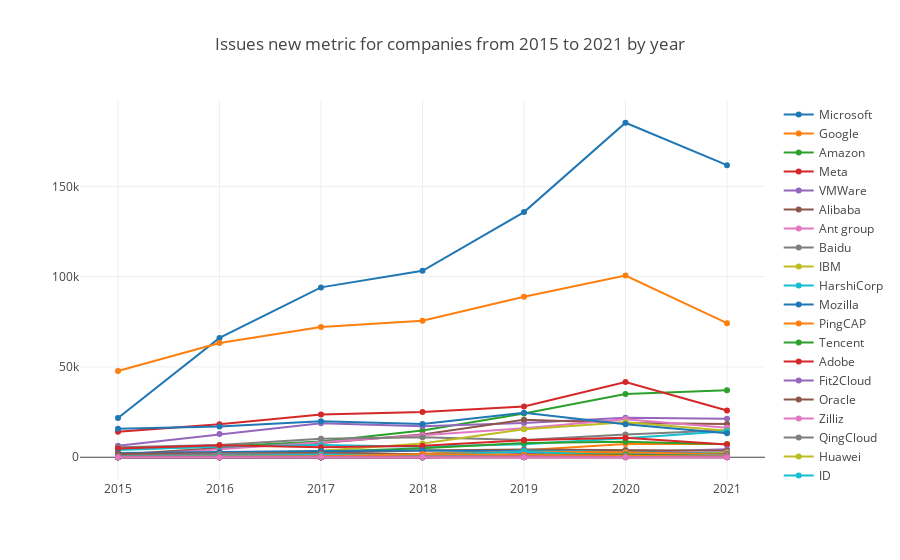

The notebook cell this image was saved under:
### Markdown cell above
#### Issues New

Issues new is a metric from CHAOSS, refer to https://chaoss.community/metric-issues-new/.

### Code cell
var startYear = 2015, startMonth = 1, endYear = 2021, endMonth = 12, x = [];
for (let y = startYear; y <= endYear; y++) x.push(`${y}`);
openDigger.metric.chaoss.issuesNew({ labelIntersect: ['Company'], startYear, startMonth, endYear, endMonth, groupBy: 'Company', groupTimeRange: 'year', limit: -1 }).then(data => {
    console.log(`Issues New metric ratio value for ${data[0].name} is ${JSON.stringify(data[0].ratio)}`);
    openDigger.render.plotly(data.filter(row => row.name != 'Others').map(row => {
        return {
            x,
            y: row.count,
            mode: 'scatter',
            name: row.name
        };
    }), {title: `Issues new metric for companies from ${startYear} to ${endYear} by year`, xaxis: {type: 'category'}});
});

### Figure 1 — Plotly figure (JSON) as saved in the notebook; plotly's stock layout.template omitted (floating-point values rounded to 4 significant figures)
{"data": [{"mode": "scatter", "name": "Microsoft", "x": ["2015", "2016", "2017", "2018", "2019", "2020", "2021"], "y": ["21689", "66085", "94056", "103244", "135740", "185216", "161742"]}, {"mode": "scatter", "name": "Google", "x": ["2015", "2016", "2017", "2018", "2019", "2020", "2021"], "y": ["47761", "63235", "72145", "75606", "88911", "100646", "74262"]}, {"mode": "scatter", "name": "Amazon", "x": ["2015", "2016", "2017", "2018", "2019", "2020", "2021"], "y": ["4400", "5971", "8670", "14785", "24284", "35067", "37047"]}, {"mode": "scatter", "name": "Meta", "x": ["2015", "2016", "2017", "2018", "2019", "2020", "2021"], "y": ["14152", "18226", "23732", "25058", "28068", "41604", "25865"]}, {"mode": "scatter", "name": "VMWare", "x": ["2015", "2016", "2017", "2018", "2019", "2020", "2021"], "y": ["6425", "12825", "18867", "17149", "18916", "21866", "21336"]}, {"mode": "scatter", "name": "Alibaba", "x": ["2015", "2016", "2017", "2018", "2019", "2020", "2021"], "y": ["1512", "5072", "7823", "12609", "20776", "18988", "18445"]}, {"mode": "scatter", "name": "Ant group", "x": ["2015", "2016", "2017", "2018", "2019", "2020", "2021"], "y": ["568", "4528", "8312", "12204", "16115", "21029", "16349"]}, {"mode": "scatter", "name": "Baidu", "x": ["2015", "2016", "2017", "2018", "2019", "2020", "2021"], "y": ["5560", "6821", "10222", "11136", "9595", "12571", "14901"]}, {"mode": "scatter", "name": "IBM", "x": ["2015", "2016", "2017", "2018", "2019", "2020", "2021"], "y": ["295", "1632", "3656", "7626", "15546", "19380", "14648"]}, {"mode": "scatter", "name": "HarshiCorp", "x": ["2015", "2016", "2017", "2018", "2019", "2020", "2021"], "y": ["4017", "5991", "6714", "5772", "7170", "10494", "14418"]}, {"mode": "scatter", "name": "Mozilla", "x": ["2015", "2016", "2017", "2018", "2019", "2020", "2021"], "y": ["15722", "16985", "19946", "18380", "24640", "18211", "13266"]}, {"mode": "scatter", "name": "PingCAP", "x": ["2015", "2016", "2017", "2018", "2019", "2020", "2021"], "y": ["220", "838", "1504", "1918", "3818", "7316", "7315"]}, {"mode": "scatter", "name": "Tencent", "x": ["2015", "2016", "2017", "2018", "2019", "2020", "2021"], "y": ["75", "699", "3008", "4939", "7850", "8534", "7173"]}, {"mode": "scatter", "name": "Adobe", "x": ["2015", "2016", "2017", "2018", "2019", "2020", "2021"], "y": ["4873", "6641", "5574", "6355", "9452", "10798", "7021"]}, {"mode": "scatter", "name": "Fit2Cloud", "x": ["2015", "2016", "2017", "2018", "2019", "2020", "2021"], "y": ["0", "149", "507", "835", "1128", "2739", "4394"]}, {"mode": "scatter", "name": "Oracle", "x": ["2015", "2016", "2017", "2018", "2019", "2020", "2021"], "y": ["917", "1215", "2436", "3735", "4223", "4012", "3605"]}, {"mode": "scatter", "name": "Zilliz", "x": ["2015", "2016", "2017", "2018", "2019", "2020", "2021"], "y": ["0", "0", "0", "0", "683", "1921", "2766"]}, {"mode": "scatter", "name": "QingCloud", "x": ["2015", "2016", "2017", "2018", "2019", "2020", "2021"], "y": ["1", "20", "172", "231", "1729", "2240", "2530"]}, {"mode": "scatter", "name": "Huawei", "x": ["2015", "2016", "2017", "2018", "2019", "2020", "2021"], "y": ["13", "40", "439", "332", "1294", "1693", "2318"]}, {"mode": "scatter", "name": "JD", "x": ["2015", "2016", "2017", "2018", "2019", "2020", "2021"], "y": ["0", "0", "9", "1712", "3709", "2750", "1850"]}, {"mode": "scatter", "name": "Netflix", "x": ["2015", "2016", "2017", "2018", "2019", "2020", "2021"], "y": ["2298", "2952", "3483", "3719", "3242", "2887", "1679"]}, {"mode": "scatter", "name": "Youzan", "x": ["2015", "2016", "2017", "2018", "2019", "2020", "2021"], "y": ["0", "28", "504", "1809", "3015", "2760", "1533"]}, {"mode": "scatter", "name": "ByteDance", "x": ["2015", "2016", "2017", "2018", "2019", "2020", "2021"], "y": ["0", "15", "0", "43", "305", "645", "1466"]}, {"mode": "scatter", "name": "Vesoft", "x": ["2015", "2016", "2017", "2018", "2019", "2020", "2021"], "y": ["0", "0", "0", "0", "448", "541", "1377"]}, {"mode": "scatter", "name": "Didi", "x": ["2015", "2016", "2017", "2018", "2019", "2020", "2021"], "y": ["0", "0", "195", "512", "1525", "1290", "1108"]}, {"mode": "scatter", "name": "Salesforce", "x": ["2015", "2016", "2017", "2018", "2019", "2020", "2021"], "y": ["218", "967", "645", "1129", "1550", "1201", "1058"]}, {"mode": "scatter", "name": "EMQ", "x": ["2015", "2016", "2017", "2018", "2019", "2020", "2021"], "y": ["0", "0", "1", "226", "827", "1483", "1040"]}, {"mode": "scatter", "name": "DCloud", "x": ["2015", "2016", "2017", "2018", "2019", "2020", "2021"], "y": ["93", "117", "113", "230", "1156", "1239", "887"]}, {"mode": "scatter", "name": "Databricks", "x": ["2015", "2016", "2017", "2018", "2019", "2020", "2021"], "y": ["426", "890", "639", "742", "1072", "852", "784"]}, {"mode": "scatter", "name": "Deepin", "x": ["2015", "2016", "2017", "2018", "2019", "2020", "2021"], "y": ["37", "321", "716", "1442", "3001", "931", "741"]}, {"mode": "scatter", "name": "TAOS Data", "x": ["2015", "2016", "2017", "2018", "2019", "2020", "2021"], "y": ["0", "0", "0", "0", "699", "1080", "697"]}, {"mode": "scatter", "name": "Juejin", "x": ["2015", "2016", "2017", "2018", "2019", "2020", "2021"], "y": ["70", "598", "1578", "1348", "882", "578", "667"]}, {"mode": "scatter", "name": "Xiaomi", "x": ["2015", "2016", "2017", "2018", "2019", "2020", "2021"], "y": ["106", "111", "711", "703", "1233", "1589", "607"]}, {"mode": "scatter", "name": "Netease", "x": ["2015", "2016", "2017", "2018", "2019", "2020", "2021"], "y": ["195", "191", "262", "936", "1430", "777", "589"]}, {"mode": "scatter", "name": "WeBank", "x": ["2015", "2016", "2017", "2018", "2019", "2020", "2021"], "y": ["0", "0", "0", "6", "697", "710", "580"]}, {"mode": "scatter", "name": "PayPal", "x": ["2015", "2016", "2017", "2018", "2019", "2020", "2021"], "y": ["1972", "2014", "2324", "1662", "963", "564", "533"]}, {"mode": "scatter", "name": "Merico", "x": ["2015", "2016", "2017", "2018", "2019", "2020", "2021"], "y": ["0", "0", "0", "0", "0", "0", "494"]}, {"mode": "scatter", "name": "Bilibili", "x": ["2015", "2016", "2017", "2018", "2019", "2020", "2021"], "y": ["614", "1845", "1701", "903", "789", "426", "324"]}, {"mode": "scatter", "name": "CTrip", "x": ["2015", "2016", "2017", "2018", "2019", "2020", "2021"], "y": ["3", "52", "255", "723", "982", "537", "273"]}, {"mode": "scatter", "name": "360", "x": ["2015", "2016", "2017", "2018", "2019", "2020", "2021"], "y": ["298", "637", "1451", "1111", "1066", "809", "266"]}, {"mode": "scatter", "name": "Oneflow", "x": ["2015", "2016", "2017", "2018", "2019", "2020", "2021"], "y": ["0", "0", "0", "0", "0", "193", "257"]}, {"mode": "scatter", "name": "Meituan", "x": ["2015", "2016", "2017", "2018", "2019", "2020", "2021"], "y": ["175", "151", "523", "1643", "1220", "564", "213"]}, {"mode": "scatter", "name": "RedHat", "x": ["2015", "2016", "2017", "2018", "2019", "2020", "2021"], "y": ["0", "0", "0", "90", "74", "164", "72"]}, {"mode": "scatter", "name": "Qunar", "x": ["2015", "2016", "2017", "2018", "2019", "2020", "2021"], "y": ["0", "0", "0", "13", "202", "54", "47"]}, {"mode": "scatter", "name": "Vipshop", "x": ["2015", "2016", "2017", "2018", "2019", "2020", "2021"], "y": ["4", "91", "316", "401", "350", "127", "46"]}, {"mode": "scatter", "name": "Douban", "x": ["2015", "2016", "2017", "2018", "2019", "2020", "2021"], "y": ["87", "153", "104", "42", "23", "43", "17"]}, {"mode": "scatter", "name": "Linux China", "x": ["2015", "2016", "2017", "2018", "2019", "2020", "2021"], "y": ["23", "21", "192", "101", "24", "10", "7"]}], "layout": {"autosize": true, "title": {"text": "Issues new metric for companies from 2015 to 2021 by year"}, "xaxis": {"autorange": true, "range": [-0.3588, 6.359], "type": "category"}, "yaxis": {"autorange": true, "range": [-15280.0, 200500.0], "type": "linear"}}}
